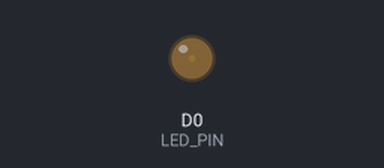
Recording of a sketch running on a simulated ESP8266 (NodeMCU). On the bench: output pins drawn as LEDs (lit = HIGH).

Above: at 0.05 s.
At 1.55 s:
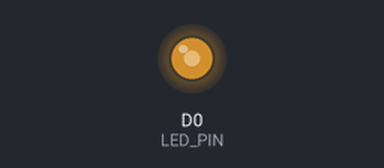
At 2.55 s:
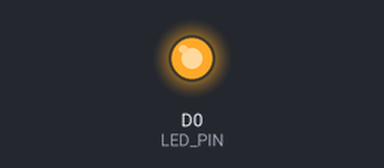
At 5.1 s:
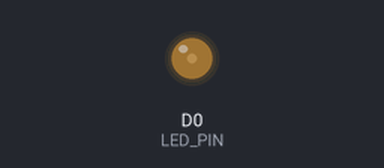
Timing chart, 0 to 8.0 s (numbered marks = the images above):
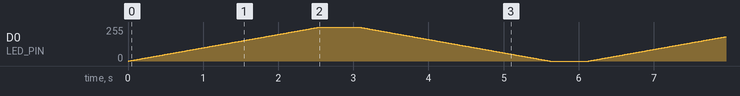

The sketch:

_01_LedDimmingUsingPwm.ino
```cpp
#define LED_PIN D0  //아날로그 출력핀 (D1)

void setup() {
  // LED 핀을 출력으로 설정--> PWM 출력에서는 생략 가능
  //pinMode(LED_PIN, OUTPUT);
}

void loop() {
  // PWM 신호의 듀티 사이클을 변화시켜 LED 밝기 조절
  for (int i = 0; i <= 255; i++) {
    analogWrite(LED_PIN, i);  // 채널 0에 듀티 사이클 설정
    delay(10);              // 시간 지연-
  }

  // delay가 중첩되면, 여러 개의 장치를 연결하는 경우 속도 저하...
  // timer 개념 이용
  delay(500);  // 밝기 변화 후 잠시 기다리기

  for (int i = 255; i >= 0; i--) {
    analogWrite(LED_PIN, i);  // 채널 0에 듀티 사이클 설정
    delay(10);              // 시간지연
  }

  delay(500); // 밝기 변화 후 잠시 기다리기
}
```
